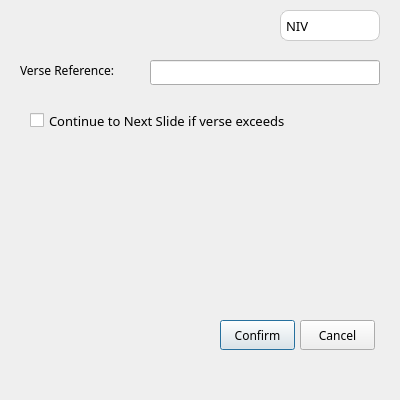
<?xml version="1.0" encoding="UTF-8"?>
<ui version="4.0">
 <class>AddVerse</class>
 <widget class="QDialog" name="AddVerse">
  <property name="geometry">
   <rect>
    <x>0</x>
    <y>0</y>
    <width>400</width>
    <height>400</height>
   </rect>
  </property>
  <property name="minimumSize">
   <size>
    <width>400</width>
    <height>400</height>
   </size>
  </property>
  <property name="maximumSize">
   <size>
    <width>400</width>
    <height>400</height>
   </size>
  </property>
  <property name="font">
   <font>
    <family>Inter 18pt</family>
   </font>
  </property>
  <property name="windowTitle">
   <string>Add Verse</string>
  </property>
  <widget class="QComboBox" name="FontComboBox">
   <property name="geometry">
    <rect>
     <x>280</x>
     <y>10</y>
     <width>100</width>
     <height>31</height>
    </rect>
   </property>
   <property name="styleSheet">
    <string notr="true">QComboBox#FontComboBox {
    font-family: 'Inter 18pt', sans-serif;
    font-size: 10pt;
    color: black;
    background-color: white;
    border: 1px solid #ccc;
    padding: 5px;
    border-radius: 8px;
}

QComboBox#FontComboBox::drop-down {
    background-color: transparent;
    width: 30px;
}

QComboBox#FontComboBox::drop-down:hover {
   background-color: #EFEFEF;
   border-radius: 8px;
}

QComboBox#FontComboBox::drop-down:pressed {
   background-color: #BFBFBF;
}

QComboBox#FontComboBox::down-arrow {
    image: url(C:/Users/markt/Scripture-Slides/Scripture-Slides/assets/arrowDown.png);
    width: 18px;
    height: 18px;
}

QComboBox#FontComboBox QAbstractItemView {
    font-family: 'Inter 18pt', sans-serif;
    font-size: 10pt;
    color: black;
    background-color: white;
    border: none;
}
</string>
   </property>
   <item>
    <property name="text">
     <string>NIV</string>
    </property>
   </item>
   <item>
    <property name="text">
     <string>ESV</string>
    </property>
   </item>
   <item>
    <property name="text">
     <string>NKJV</string>
    </property>
   </item>
  </widget>
  <widget class="QLabel" name="labelReference">
   <property name="geometry">
    <rect>
     <x>20</x>
     <y>60</y>
     <width>120</width>
     <height>20</height>
    </rect>
   </property>
   <property name="text">
    <string>Verse Reference:</string>
   </property>
  </widget>
  <widget class="QLineEdit" name="lineEditReference">
   <property name="geometry">
    <rect>
     <x>150</x>
     <y>60</y>
     <width>230</width>
     <height>25</height>
    </rect>
   </property>
  </widget>
  <widget class="QPushButton" name="addButton">
   <property name="geometry">
    <rect>
     <x>220</x>
     <y>320</y>
     <width>75</width>
     <height>30</height>
    </rect>
   </property>
   <property name="text">
    <string>Confirm</string>
   </property>
  </widget>
  <widget class="QPushButton" name="cancelButton">
   <property name="geometry">
    <rect>
     <x>300</x>
     <y>320</y>
     <width>75</width>
     <height>30</height>
    </rect>
   </property>
   <property name="text">
    <string>Cancel</string>
   </property>
  </widget>
  <widget class="QCheckBox" name="checkBox">
   <property name="geometry">
    <rect>
     <x>30</x>
     <y>100</y>
     <width>271</width>
     <height>41</height>
    </rect>
   </property>
   <property name="font">
    <font>
     <pointsize>10</pointsize>
    </font>
   </property>
   <property name="text">
    <string>Continue to Next Slide if verse exceeds</string>
   </property>
   <property name="checked">
    <bool>false</bool>
   </property>
   <property name="tristate">
    <bool>false</bool>
   </property>
  </widget>
 </widget>
 <resources/>
 <connections/>
</ui>
